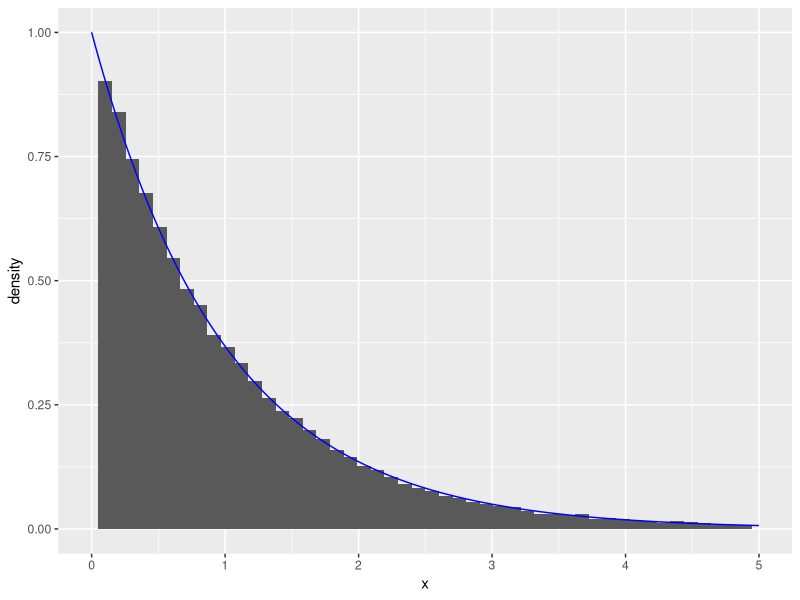
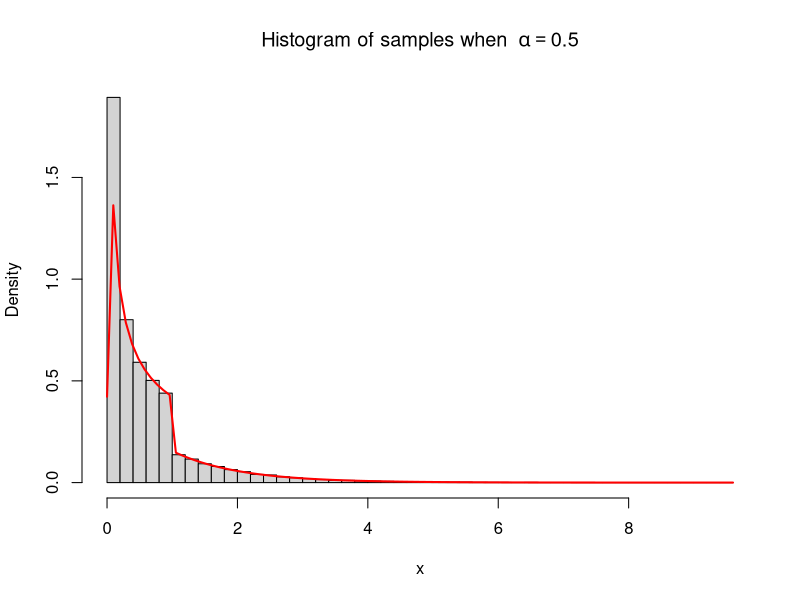
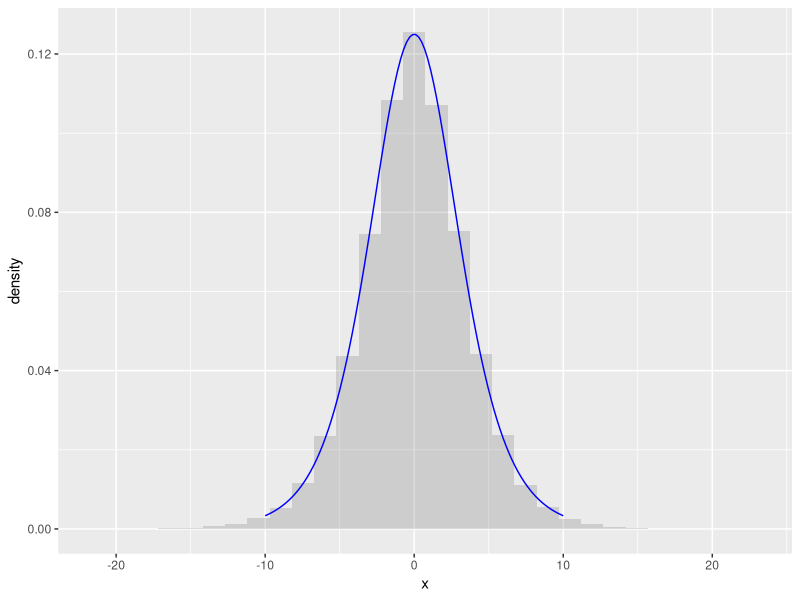
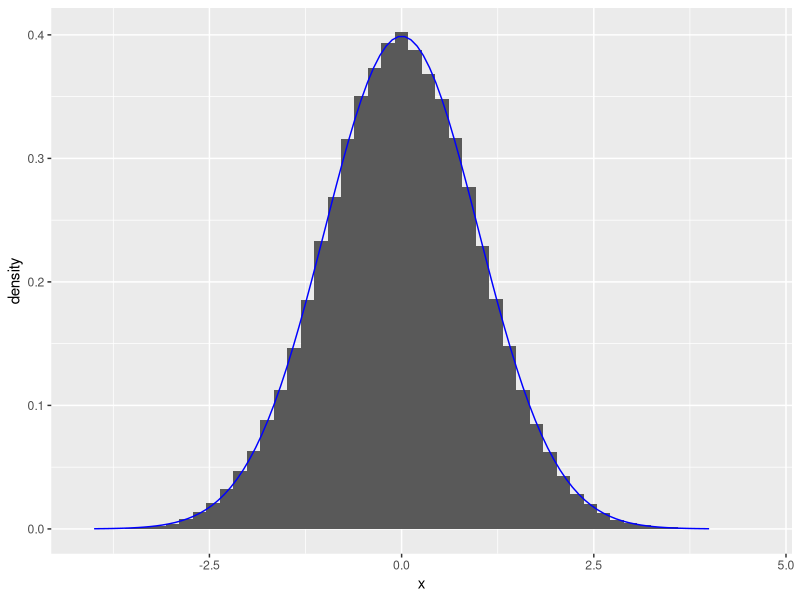

Generate these figures, in order, with R:
## ---- chunk 1
# n: number of samples to generate
# rate: the rate
# expdist returns a vector with generated random numbers from exponential distribution
expdist <- function(rate, n) {
   u <- runif(n)
   x <-  -log( (1/rate)*( 1 - u))/rate
   list = list(x, u)
   return(list)
}
n <- 60000
lambda <- 1
outval <- expdist(lambda, n)
x = outval[[1]]
y = outval[[2]]
library(ggplot2)
ggplot(data.frame(x=x))+geom_histogram(aes(x=x, y = ..density..), bins = 50)+geom_line(data = data.frame(x=x,y=dexp(x, rate = 1)), aes(x=x, y=y), color = "blue")+xlim(0,5)
## ---- chunk 2
# ca: normalizing constant
ca <- function(alpha) {
  return(exp(1)*alpha/(exp(1)+alpha))
}
# alpha: parameter alpha
# n: number of samples to generate
# dist1 returns a vector of random numbers from the distribution g
dist1 <- function(alpha, n) {
   u <- runif(n)
   L = u<ca(alpha)/alpha
   res = c(1:n)*0
   res[L] = (u[L]*alpha/ca(alpha))^(1/alpha)
   res[!L] = -log((1-u[!L])/ca(alpha))
   return(list(res,u))
}

g_test = function(alpha, x) {
  res = c(1:length(x))*0
  L = x<1&x>0
  res[L] = ca(alpha)*x[L]^(alpha-1)
  res[!L] = ca(alpha)*exp(-x[!L])
  return (res)
}

n <- 60000
alpha <- 0.5
outval1 <- dist1(alpha, n)
x <- outval1[[1]]
y <- outval1[[2]]

hist(x, breaks = 50, freq = FALSE, main = bquote("Histogram of samples when "~alpha == .(alpha)))
curve(g_test(alpha, x), col = "red", lwd = 2, add=TRUE)
## ---- chunk 3
# alpha: the parameter alpha
# n: number of samples to be generated
# dist3 gives a vector of random variables from the distribution in question 3b
dist3 <- function(alpha, n) {
   u <- runif(n)
   x <- 1/alpha*log(-u/(u-1))
   list = list(x, u)
   return(list)
}
# checkfunc3 gives values from the theoretical function that we want to check with
x <- seq(from = -10, to = 10, length.out = 100)
checkfunc3 <- function(alpha, x) {
  return(alpha*exp(alpha*x)/(1+exp(alpha*x))^2)
}
outval3 <- dist3(alpha, n)
ggplot(data.frame(x = outval3[[1]], y = outval3[[2]]))+
  geom_histogram(aes(x=x, y=..density..),alpha=0.2)+geom_line(data = data.frame(x=x,y=checkfunc3(alpha,x)), aes(x=x, y=y), color = "blue")

## ---- chunk 4
# n: number of samples to generate
# mynormal samples from box-muller algorithm
mynormal <- function(n) {
  u1=runif(n)
  u2=runif(n)
  return (sqrt(-2*log(u1))*sin(2*pi*u2))
}
n = 100000
mynormalout <- mynormal(n)
std_normal_data <- data.frame(x=mynormalout)
x <- seq(-4, 4, length=100)
ggplot(std_normal_data)+
  geom_histogram(aes(x=x, y=..density..),bins=50)+geom_line(data = data.frame(x=x,y=dnorm(x)), aes(x=x, y=y), color = "blue")
## ---- chunk 5
# mu: mean of the multivariate normal distribution
# sigma: covariance matrix of the multivariate normal distribution
dim = 2
mu <- c(1,2)
M=chol(matrix(c(2,1,1,3),dim,dim))
sigma <- t(M)%*%M
## ---- chunk 6
# y: matrix to store the realisations of the multivariate normal distribution
n = 100000
y = matrix(0, dim, n)
for (i in 1:n) {
   y[,i] = mu + t(M)%*%mynormal(dim)
}
# means: vector with the mean of the simulated values
means=numeric(dim)
for (i in 1:dim){
means[i]=mean(y[i,])
}
# covmatrix: matrix with the covariances of the simulated values
covmatrix = cov(t(y))
print("The chosen mean vector is: ")
print(mu)
print("The simulated mean vector is: ")
print(means)
print("The chosen covariance matrix is: ")
print(sigma)
print("The simulated covariance vector is: ")
print(covmatrix)
